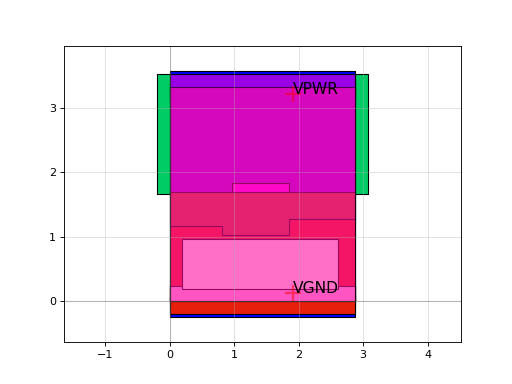

Write the Python code that produced this figure.
import sky130

c = sky130.components.sky130_fd_sc_hs__clkdlyinv3sd2_1()
c.plot()
